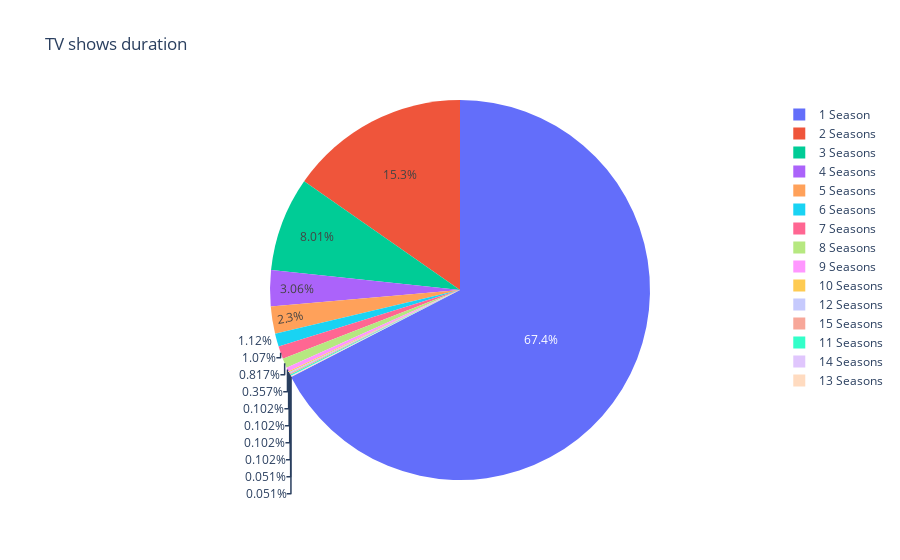

This figure's notebook cell:
### Code cell
px.pie(data_frame=TVshows, names=TVshows["duration"].value_counts().index, values=TVshows["duration"].value_counts().values, title="TV shows duration")

### Figure 1 — Plotly figure (JSON) as saved in the notebook; plotly's stock layout.template omitted (floating-point values rounded to 4 significant figures)
{"data": [{"domain": {"x": [0, 1], "y": [0, 1]}, "hovertemplate": "label=%{label}<br>value=%{value}<extra></extra>", "labels": ["1 Season", "2 Seasons", "3 Seasons", "4 Seasons", "5 Seasons", "6 Seasons", "7 Seasons", "8 Seasons", "9 Seasons", "10 Seasons", "12 Seasons", "15 Seasons", "11 Seasons", "14 Seasons", "13 Seasons"], "legendgroup": "", "name": "", "showlegend": true, "type": "pie", "values": [1321, 300, 157, 60, 45, 22, 21, 16, 7, 2, 2, 2, 2, 1, 1]}], "layout": {"legend": {"tracegroupgap": 0}, "title": {"text": "TV shows duration"}}}
